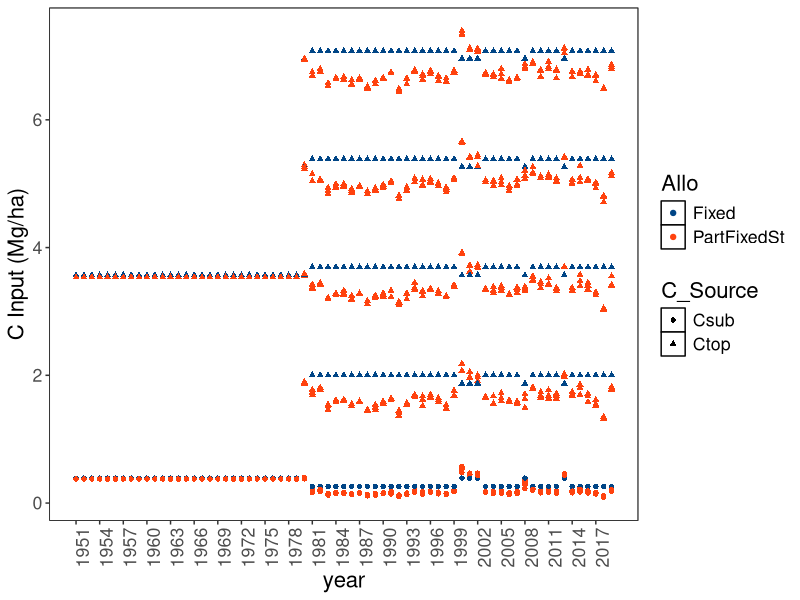

Generate this figure with R:
library(tidyverse)
library(ggthemes)

theme_set(theme_bw())
theme_update(panel.grid = element_blank())

# LTE data ----

# data with SOC and N content at plot scale from Jensen 2022 & Jensen 2023

soil_plots <- read.table(
  "data_lte/Soil_parameters_Soil_C_N.txt",
  sep = "\t",
  dec = ".",
  header = T
) |>
  pivot_longer(
    cols = c(starts_with("C_"), starts_with("N_")),
    names_sep =  "_",
    names_to = c('variable', 'year')#,
    #values_to =c('C','N')
  ) |>
  pivot_wider(names_from = 'variable',
              values_from = 'value') |>
  mutate(Topsoil_C_obs=25*ifelse(year==1981,1.54,Bulk_Density_2020)*C,
         CN=C/N,
         year=as.numeric(year),
         year2=year*year,
         plotyear=interaction(Sample_ID,year))|>
  filter(Cover_Crop == 'Without')

# we expand the table for the two alternative calculations for
# C inputs and the simulation period

scn_plot <- expand.grid(
  "Allo" = c("Fixed", "PartFixedSt"),
  "plot" = unique(soil_plots$Sample_ID)
) |>
  mutate(id = row_number())

scn_plot_year <- merge(scn_plot, soil_plots, by.x = 'plot',
                       by.y = 'Sample_ID') |>
  mutate(plotyear = interaction(plot, year),
         scn_name =
           paste(Allo, plot, sep = "_"))

plot_est <-
  read.table("data_lte/plot_est.txt", sep = "\t", header = T) |>
  mutate(plotyear = interaction(Sample_ID, year)) |>
  mutate(
    Straw_DM = as.numeric(ifelse(
      between(year, 1951, 1979),
      3.242505,
      paste(Straw_DM)
    )),

    Grain_DM = as.numeric(ifelse(
      between(year, 1951, 1979),
      3.361815,
      paste(Grain_DM)
    )),
    Straw_Rate = as.numeric(ifelse(
      between(year, 1951, 1979),
      4,
      recode(
        Sample_ID,
        "201" = "0","606" = "0", "708" = "0",
        "208" = "4","301" = "4","706" = "4",
        "206" = "8","308" = "8","601" = "8",
        "608" = "12","306" = "12", "701" = "12"
      )
    ))
  )

# C inputs calculations ----

plot_Cinp <-
  merge(x = plot_est,
        y = scn_plot,
        by.x = 'Sample_ID',
        by.y = 'plot') |>
  mutate(
    RE = as.numeric(
      recode(
        Crop,
        "SpringBarley" = '0.8',
        'SpringWheat' = '0.7',
        'WinterWheat' = '0.7'
      )
    ),
    CB = as.numeric(
      recode(
        Crop,
        "SpringBarley" = '0.423',
        'SpringWheat' = '0.424',
        'WinterWheat' = '0.424'
      )
    ),
    SB = 0,

    RB = as.numeric(
      recode(
        Crop,
        "SpringBarley" = '0.17',
        'SpringWheat' = '0.25',
        'WinterWheat' = '0.25'
      )
    )
  ) |>
  mutate(HI = ifelse(
    Allo == "Fixed",
    0.45,
    (Grain_DM * CB) / (Straw_DM * CB + Grain_DM * CB + 0.96) # 0.96 for WW
  )) |>
  mutate(Cresid = 0.96 + Straw_Rate * CB,
         Cbelow = ifelse(Allo == "Fixed", 1.3,
                         (RB / ((
                           1 - RB
                         ) * HI) * (Grain_DM * CB)))) |>
  mutate(
    Ctop = Cresid + (RE * Cbelow),
    Csub = Cbelow * (1 - RE),
    Cman = Slurry_C,
    scn_name = interaction(Allo, Sample_ID),
    idyear = interaction(id, year),
    Crop = "Grain"
  ) |>
  arrange(id, year)
# check
table(plot_Cinp$Straw_Rate, plot_Cinp$Sample_ID)

plot_Cinp |>
  pivot_longer(cols = c(Ctop,Csub), names_to = "C_Source") |>
  group_by(year,C_Source,Sample_ID,Allo) |>
  summarise(mean = mean(value),
            sdDM=sd(value)#/sqrt(n())
  ) |>
  ggplot(aes(y=mean, x=year, col=Allo, shape=C_Source)) +
  scale_x_continuous(breaks = seq(1951,2019,3), minor_breaks = NULL)+
  geom_point() +
  scale_color_calc()+
  labs(y="C Input (Mg/ha)")+
  theme(axis.text.x = element_text(angle = 90), text=element_text(size=16),
        panel.background = NULL)

# Temperature ----

T_ave <- read.table("data_lte/temp_ask.txt")[,1]
T_range <- rep(c(4, 5, 6, 8, 9, 9, 9, 8, 7, 6, 5, 5),69)

# Soil data ----

## Fraction of manure that we consider is already Humidified
fman <-0.192

# Parameters referring to site-specific soil conditions

# Initial C stock at 1m depth
Cinit <- 1.41*20*1.54 + # 0-20 data from 1981
  0.8*1.55*30 + # 20-50 # Bulk density aand C% from landmarkensite report askov
  0.2*1.6*50  # 50-100 # Bulk density aand C% from landmarkensite report askov

# Proportion of the total C allocated in topsoil

Cproptop <- 1.41*25*1.54 /Cinit #0.47

clay_top <- 0.11

clay_sub <- (0.11*15+0.21*25+0.22*40)/80 # landmarkensite report askov

# Diffusion index
phi <- 0.054 #  JB 5 askov

# respiration fraction
fco2 <- 0.628

# romification fraction
fromi <- 0.012

## decomposition rates ----
kFOM <- 0.12

kHUM <- 0.0028

kROM <- 3.858e-05

# transport rate
ftr <- 0.003

# initial pool distribution  bjarne
fHUM_top <- 0.533

fROM_top <- 0.405

fHUM_sub <- 0.387

fROM_sub <- 0.61

# CN relation
CN_top <- 1.41/0.126

CN_sub <- 10 # defect
